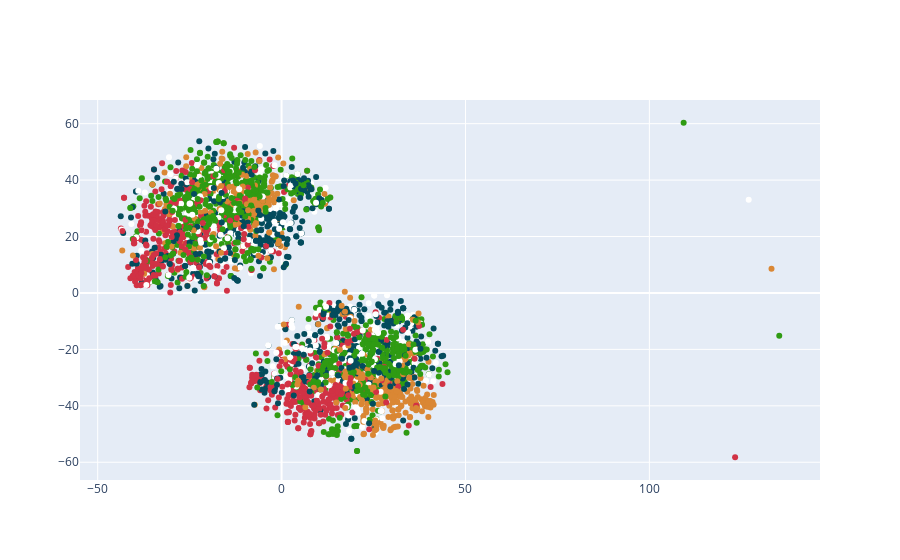

The code cell stored with this chart in its notebook:
### Code cell
plot_tsne(pcaed_arr.reshape(x, y*z), learning_rate=1000)

### Figure 1 — Plotly figure (JSON) as saved in the notebook; plotly's stock layout.template omitted (floating-point values rounded to 4 significant figures; data arrays with more than 128 entries replaced by an {"elided": "..."} marker saying what was removed)
{"data": [{"marker": {"color": {"elided": "2859 str values"}}, "mode": "markers", "type": "scatter", "x": {"elided": "2859 float values"}, "y": {"elided": "2859 float values"}}], "layout": {}}
